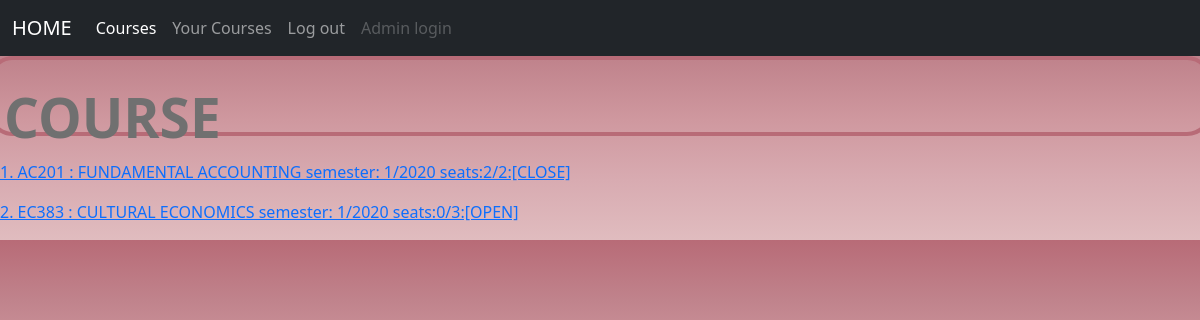
Page /courses/ on the earlier database version.
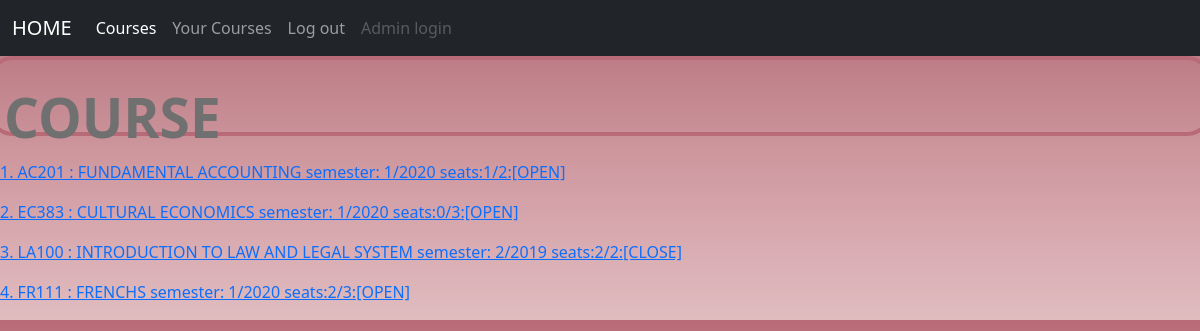
Same page on the later database version.
### courses/models.py (models this page shows, shortened)
class Course (models.Model):
    code = models.CharField(max_length=5)
    name = models.CharField(max_length=60)
    semester = models.IntegerField()
    year = models.IntegerField()
    quota = models.PositiveIntegerField(default =2)
    student = models.ManyToManyField(User, blank=True,related_name = "userses")
    status = models.BooleanField(default=True)
    def __str__(self):
        if (self.quota == self.student.all().count() ) or (self.status == False):
            return f"{self.id}. {self.code} : {self.name} semester: {self.semester}/{self.year} seats:{self.student.all().count()}/{self.quota}:[CLOSE]"
        return f"{self.id}. {self.code} : {self.name} semester: {self.semester}/{self.year} seats:{self.student.all().count()}/{self.quota}:[OPEN]"

### courses/views.py (the view)
# urls.py: path('', views.index, name="index"),
def index(request):
    return render(request, "courses/index.html", {
        "courses": Course.objects.all(),
    })

### courses/templates/courses/index.html (shortened to what this page needs)
{% extends 'courses/layout.html' %}
{% load static %}
{% block body %}
<link rel="stylesheet" type="text/css" href="{% static 'index.css'%}">
<html>
        <head>
         <link href="https://cdn.jsdelivr.net/npm/bootstrap@5.1.1/dist/css/bootstrap.min.css" rel="stylesheet">
                {% load static %}
                <link rel="stylesheet" type="text/css" href="{% static 'index.css'%}">
        </head>
        <body>
            <nav class="navbar navbar-expand-lg navbar-dark bg-dark">
          <div class="container-fluid">
            <a class="navbar-brand" href="{% url 'users:index' %}">HOME</a>
            <div class="collapse navbar-collapse" id="navbarNavAltMarkup">
          <div class="navbar-nav">
        <a class="nav-link active" aria-current="page" href="{% url 'courses:index' %}">Courses</a>
        <a class="nav-link" href="{% url 'users:studentcourse'%}">Your Courses</a>
        <a class="nav-link" href="{% url 'users:logout'%}">Log out</a>
        <a class="nav-link disabled">Admin login</a>
      </div>
    </div>
  </div>
</nav>
<div class ="row">
      <div class="jinny">
          <h1>COURSE</h1>
    </div>
    <p5> <br/ ></p5>
          {% for courseq in courses %}
                <p><a href = "{% url 'courses:course' courseq.id %}">{{ courseq }}</a> </p>
            {% endfor %}
          </div>
</body>
{% endblock %}

### courses/templates/courses/layout.html
<!DOCTYPE html>
<html>
    <head>
        {% load static %}
        <link rel="stylesheet" href="{% static 'index.css'%}">
        <link rel="stylesheet" href="{% static 'courses.css'%}">
    </head>
        <body>
            {% block body %}
            {% endblock %}
        </body>
</html>

### courses/static/index.css (style rules this page uses)
h1 { top: 155px; left: 226px; width: 164px; height: 73px; text-align: left; font: normal normal bold 55px/73px Segoe UI; letter-spacing: 0px; color: #707070; opacity: 1; }

### courses/static/courses.css (style rules this page uses)
body { margin:0; padding:0; background: linear-gradient(#B86B77, #C0838C, #CF989F, #D8ABB1, #E0BCBF); }
.jinny { border-radius: 25px; border: 4px solid #B86B77 ; padding: 20px; width: 700px; height: 80px; }

Differences in the rows shown:
computed for Course: quota+id+status "1. AC201 : FUNDAMENTAL ACCOUNTING semester: 1/2020 seats:2/2:[CLOSE]" → "1. AC201 : FUNDAMENTAL ACCOUNTING semester: 1/2020 seats:1/2:[OPEN]"
added Course: quota+id+code "3. LA100 : INTRODUCTION TO LAW AND LEGAL SYSTEM semester: 2/2019 seats:2/2:[CLOSE]"
added Course: quota+id+status "4. FR111 : FRENCHS semester: 1/2020 seats:2/3:[OPEN]"
